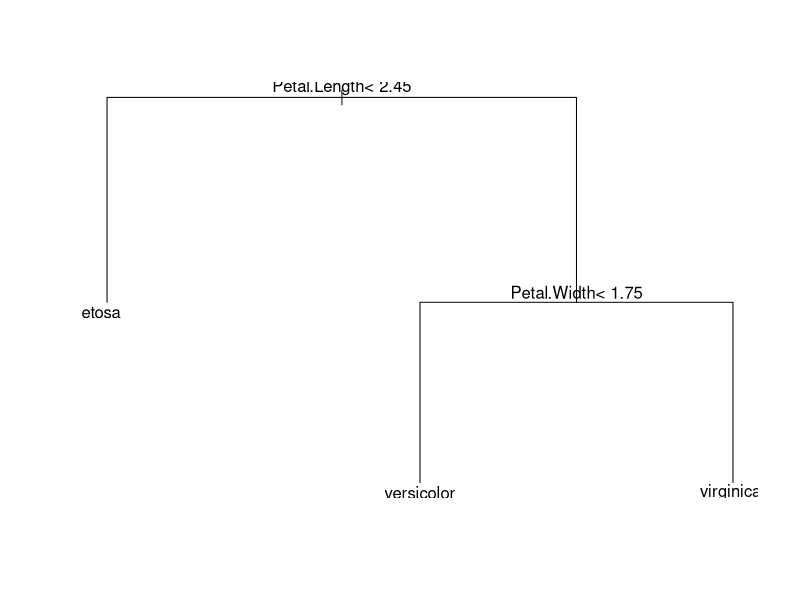
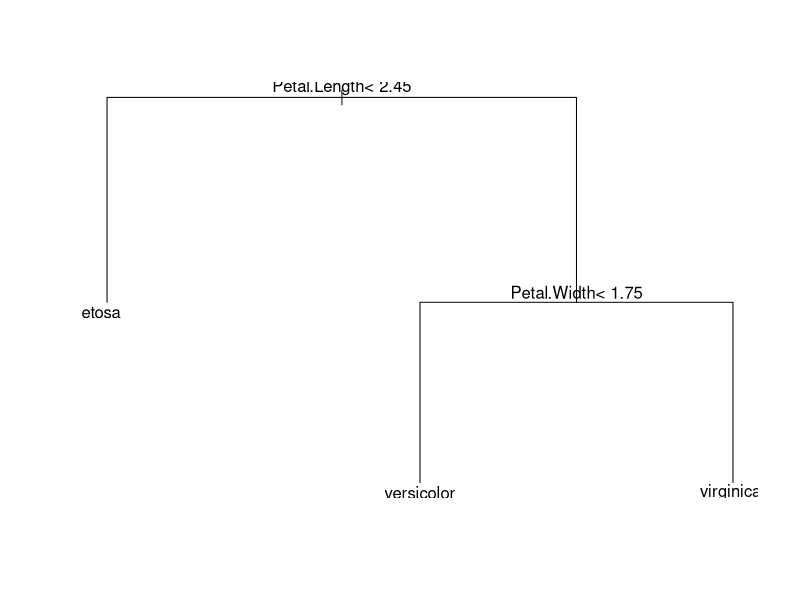
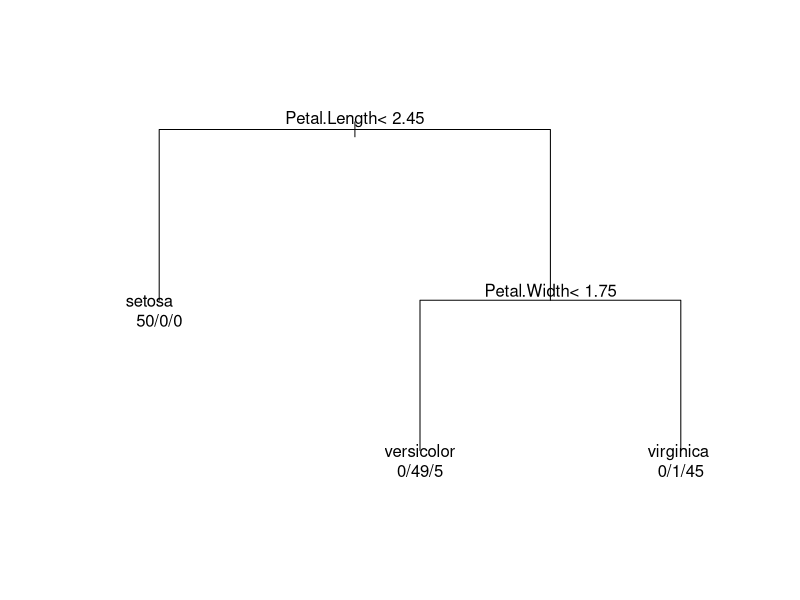
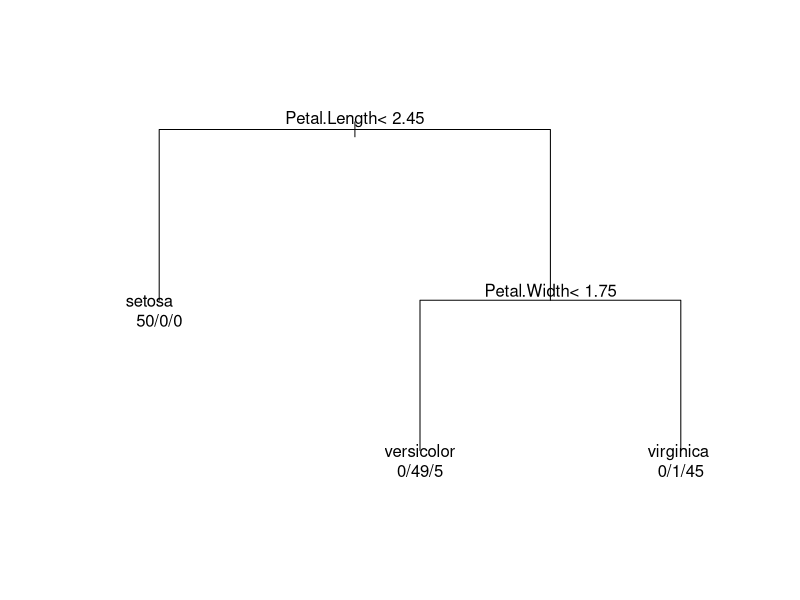

The R source for these figures, in order: (Note: this script raises an error after producing the figures.)
###############################################
#                        
# Lab: Decision Trees with German Credit Data 
#
###############################################

## Calling packages

library(rpart) #install.packages("rpart")


## Data reading

head(iris)
sum(is.na(iris))


## Growing a tree

set.seed(1)
fit = rpart(Species ~., data=iris, method="class") #cp=0.01 (default), 
#NOTE: parms=list(split='gini') is the default, parms=list(split='information') is optional

fit
summary(fit)
plot(fit);  text(fit)


fit2 = rpart(Species ~., data=iris, method="class", 
             control = rpart.control(xval=10, cp=0)) #cp=0 (maximal tree)
fit2
summary(fit2)
plot(fit2);  text(fit2)


## Pruning the tree and selecting the tree with min error

tmp = printcp(fit2)
k = which.min(tmp[,"xerror"])
cp.tmp = tmp[k,"CP"]
fit.pruned = prune(fit2, cp=cp.tmp)
plot(fit.pruned, margin = 0.1);text(fit.pruned, use.n=TRUE)


## Alternatively, Pruning the tree and selecting the smallest tree within min error + 1 se)

tmp = printcp(fit2)
k = which.min(tmp[,"xerror"])
err = tmp[k,"xerror"]; se = tmp[k,"xstd"]; k = which(tmp[,"xerror"] <= err+se)[1]
cp.tmp = tmp[k,"CP"]
fit.pruned = prune(fit2, cp=cp.tmp)
plot(fit.pruned, margin = 0.1);text(fit.pruned, use.n=TRUE)


## Predicting

pred = predict(fit.pruned, newdata=iris, type="prob") #prediction
i.choice = apply(pred, 1, which.max)
yhat = colnames(pred)[i.choice]
ctable = table(iris$Species, yhat, dnn=c("Actual", "Predicted")); ctable #classification table


## Evaluating

miss.err = 1-sum(diag(ctable))/sum(ctable); miss.err # Misclassification Rate
pred.acc = 1 - miss.err; pred.acc #Prediction Accuracy





###########################################
# Computing the test error by paritioning


## Data Partitioning 

set.seed(12)
V = 2
n =  NROW(iris)
id = sample(1:V, n, prob = c(0.7,0.3), replace = T) # Partitioning 7:3
ii = which(id==1)
iris.train = iris[ii,]
iris.test  = iris[-ii,]


## Growing a tree

fit = rpart(y ~., data=iris.train, method="class", control = rpart.control(xval=10, cp=0))
fit
summary(fit)
plot(fit);  text(fit)


## Pruning

tmp = printcp(fit)
k = which.min(tmp[,"xerror"])
cp.tmp = tmp[k,"CP"]
fit.pruned = prune(fit, cp=cp.tmp)
plot(fit.pruned, margin = 0.1);text(fit.pruned, use.n=TRUE, all = T)


## Predicting and Evaluating

pred = predict(fit.pruned, newdata=iris.test, type="prob") #prediction
i.choice = apply(pred, 1, which.max)
yhat = colnames(pred)[i.choice]
ctable = table(iris.test$Species, yhat, dnn=c("Actual", "Predicted")); ctable #classification table

miss.err = 1-sum(diag(ctable))/sum(ctable); miss.err # Misclassification Rate
pred.acc = 1 - miss.err; pred.acc #Prediction Accuracy





##########################
# Computing the CV error


V = 10 #V-fold CV
miss.err.train = 0
miss.err.test = 0

set.seed(123)
id = sample(1:V, nrow(iris), replace = T)

for(i in 1:V) {

  print(i)
  
  ## Data Partitioning 

  iris.train = iris[id != i,] 
  iris.test  = iris[id == i,] 
  
  ## Growing

  fit = rpart(Species ~., data=iris.train, method="class", 
              control = rpart.control(xval=10, cp=0)) #maximal tree
  
  ## Pruning

  tmp = printcp(fit)
  k = which.min(tmp[,"xerror"])
  cp.tmp = tmp[k,"CP"]
  fit.pruned = prune(fit, cp=cp.tmp) #tree with min CV error
  
  ## Predicting and Evaluating
  
  pred = predict(fit.pruned, newdata=iris.test, type="prob") #prediction for test data
  i.choice = apply(pred, 1, which.max)
  yhat = colnames(pred)[i.choice]
  miss.err.test = miss.err.test + mean(iris.test$Species != yhat) 
  
}

cv.err.test = miss.err.test/V; cv.err.test # CV test error



### END
